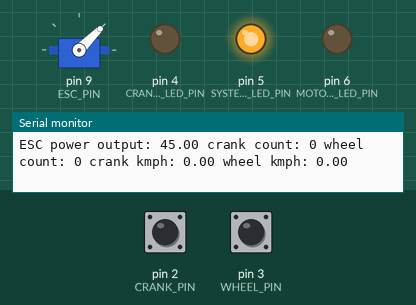
Recording of a sketch running on a simulated Arduino Uno, built with avr-gcc and run on an emulated ATmega328P. Shown: servo, output pins drawn as LEDs (lit = HIGH), the last lines printed to the serial monitor. The inputs (shaded band) are chosen by the test bench; at power-on: pin 2 (CRANK_PIN) HIGH, pin 3 (WHEEL_PIN) HIGH.

Above: at 5.2 s.
5.3 s: pin 2 (CRANK_PIN) driven LOW
At 5.7 s:
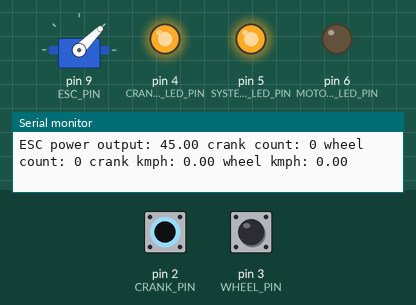
7.3 s: pin 2 (CRANK_PIN) pulsed HIGH 2 times (0.12 s each, 0.3 s apart)
At 8.09 s:
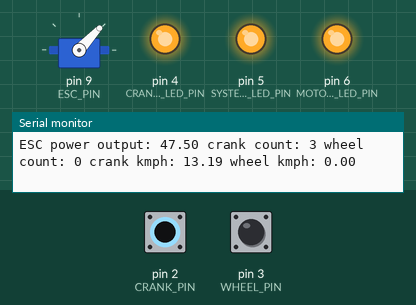
10.3 s: pin 2 (CRANK_PIN) pulsed HIGH 5 times (0.12 s each, 0.3 s apart)
At 11.71 s:
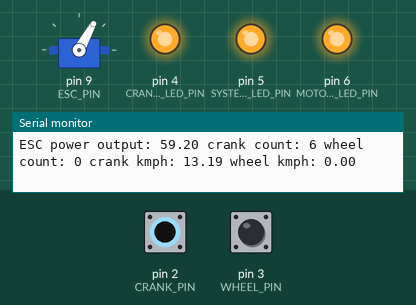
Timing chart, 0 to 17.5 s (numbered marks = the images above; inputs shaded):
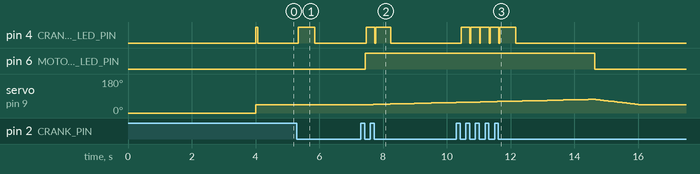

The sketch:

mec217-bike-control.ino
```cpp
// (licence header left out)
#include <Servo.h>

// pins: do not change these values
#define SYSTEM_READY_LED_PIN 5
#define CRANK_ACTIVITY_LED_PIN 4
#define MOTOR_ACTIVITY_LED_PIN 6
#define CRANK_PIN 2
#define WHEEL_PIN 3
#define ESC_PIN 9

// safety: do not change these values
#define CRANK_PASS_ACTIVITY_DELAY 500
#define CRANK_PASS_MAXIMUM_DELAY 3000
#define WHEEL_MAXIMUM_SPEED 25.0

// bike: crank radius 0.175m, wheel radius 0.33m
#define CRANK_CIRCUMFORANCE 1.0995
#define WHEEL_CIRCUMFORANCE 2.0734

// debug
#define MESSAGE_MAXIMUM_INTERVAL 1000

// constants, can be tweaked
const int startup_time = 3000;
const int esc_initial_power = 45;
const int esc_power_limit = 140;
const float esc_step_up = 0.1;
const float esc_step_down = 0.5;

// count variables
unsigned volatile int crank_rotations_counter;
unsigned volatile int wheel_rotations_counter;
unsigned volatile long crank_interrupt_current_time;
unsigned volatile long crank_interrupt_previous_time;
unsigned volatile long wheel_interrupt_current_time;
unsigned volatile long wheel_interrupt_previous_time;
unsigned long current_loop_time;
unsigned long message_previous_time;

// output variables
float esc_power_output;
Servo esc;

/*
  System Setup
  ---------------------
*/
void setup() {
  // serial
  Serial.begin(9600);
  // set default values
  crank_rotations_counter = 0;
  wheel_rotations_counter = 0;
  crank_interrupt_current_time = 0;
  crank_interrupt_previous_time = 0;
  wheel_interrupt_current_time = 0;
  wheel_interrupt_previous_time = 0;
  current_loop_time = 0;
  message_previous_time = 0;
  // status LEDs
  pinMode(SYSTEM_READY_LED_PIN, OUTPUT);
  digitalWrite(SYSTEM_READY_LED_PIN, LOW);
  pinMode(CRANK_ACTIVITY_LED_PIN, OUTPUT);
  digitalWrite(CRANK_ACTIVITY_LED_PIN, LOW);
  pinMode(MOTOR_ACTIVITY_LED_PIN, OUTPUT);
  digitalWrite(MOTOR_ACTIVITY_LED_PIN, LOW);
  // crank sensor
  pinMode(CRANK_PIN, INPUT);
  attachInterrupt(digitalPinToInterrupt(CRANK_PIN), crankInterrupt, FALLING);
  // wheel sensor
  pinMode(WHEEL_PIN, INPUT);
  attachInterrupt(digitalPinToInterrupt(WHEEL_PIN), wheelInterrupt, FALLING);
  // ESC
  esc_power_output = esc_initial_power;
  esc.attach(ESC_PIN);
  esc.write(0);
  // pause system untill ready
  long zero_time = millis();
  while (millis() < zero_time + startup_time) {
    delay(1000);
  }
  // activate system ready LED
  digitalWrite(SYSTEM_READY_LED_PIN, HIGH);
  Serial.println("System Ready");
}

/*
  Main Loop
  ---------------------
*/
void loop() {
  // show crank activity LED
  digitalWrite(CRANK_ACTIVITY_LED_PIN, (current_loop_time - crank_interrupt_current_time <= CRANK_PASS_ACTIVITY_DELAY ? HIGH : LOW));

  // calculate crank speed
  float crank_kmph = 0;
  float crank_rotation_time = crank_interrupt_current_time - crank_interrupt_previous_time;
  if (crank_rotation_time > 1) {
    float crank_rpm = 60.0 / (crank_rotation_time / 1000);
    crank_kmph = (crank_rpm * 60 * CRANK_CIRCUMFORANCE) / 1000;
  }

  // calculate wheel speed
  float wheel_kmph = 0;
  float wheel_rotation_time = wheel_interrupt_current_time - wheel_interrupt_previous_time;
  if (wheel_rotation_time > 1) {
    float wheel_rpm = 60.0 / (wheel_rotation_time / 1000);
    wheel_kmph = (wheel_rpm * 60 * WHEEL_CIRCUMFORANCE) / 1000;
  }

  // crank interrupt within maximum delay
  current_loop_time = millis();
  if (crank_interrupt_current_time > startup_time && crank_interrupt_previous_time > startup_time
      && current_loop_time - crank_interrupt_current_time <= CRANK_PASS_MAXIMUM_DELAY
      && wheel_kmph <= WHEEL_MAXIMUM_SPEED) {
    // power up ESC
    digitalWrite(MOTOR_ACTIVITY_LED_PIN, HIGH);
    if ((esc_power_output + esc_step_up) <= esc_power_limit) {
      esc_power_output += esc_step_up;
    } else {
      esc_power_output = esc_power_limit;
    }
  } else {
    // power down ESC
    digitalWrite(MOTOR_ACTIVITY_LED_PIN, LOW);
    if (esc_power_output - esc_step_down >= esc_initial_power) {
      esc_power_output -= esc_step_down;
    } else {
      esc_power_output = esc_initial_power;
    }
  }
  esc.write((int)esc_power_output);

  // display message
  if (current_loop_time - message_previous_time >= MESSAGE_MAXIMUM_INTERVAL) {
    message_previous_time = current_loop_time;
    Serial.print("ESC power output: ");
    Serial.print(esc_power_output);
    Serial.print(" crank count: ");
    Serial.print(crank_rotations_counter);
    Serial.print(" wheel count: ");
    Serial.print(wheel_rotations_counter);
    Serial.print(" crank kmph: ");
    Serial.print(crank_kmph);
    Serial.print(" wheel kmph: ");
    Serial.println(wheel_kmph);
  }

  // pause the system for 0.025s
  delay(25);
}

/*
  Crank Sensor Interrupt
  ---------------------
*/
void crankInterrupt() {
  crank_rotations_counter = crank_rotations_counter + 1;
  crank_interrupt_previous_time = crank_interrupt_current_time;
  crank_interrupt_current_time = millis();
}

/*
  Wheel Sensor Interrupt
  ---------------------
*/
void wheelInterrupt() {
  wheel_rotations_counter = wheel_rotations_counter + 1;
  wheel_interrupt_previous_time = wheel_interrupt_current_time;
  wheel_interrupt_current_time = millis();
}
```

Measured:
- after the input at 5.3 s, pin 4 (CRANK_ACTIVITY_LED_PIN): LOW → HIGH after 0.05 s, → LOW 0.50 s later
- after the input at 7.3 s, pin 4 (CRANK_ACTIVITY_LED_PIN): LOW → HIGH after 0.17 s, → LOW 0.28 s later, → HIGH 0.03 s later, → LOW 0.48 s later; pin 6 (MOTOR_ACTIVITY_LED_PIN): LOW → HIGH after 0.14 s; servo on pin 9 (ESC_PIN): moves from 45° to 56° over 2.6 s, starting after 0.39 s
- after the input at 10.3 s, pin 4 (CRANK_ACTIVITY_LED_PIN): goes 4 × (HIGH 0.28 s, LOW 0.03 s), HIGH 0.51 s, then LOW, starting after 0.15 s; pin 6 (MOTOR_ACTIVITY_LED_PIN): HIGH → LOW after 4.3 s instead of 0.42 s
